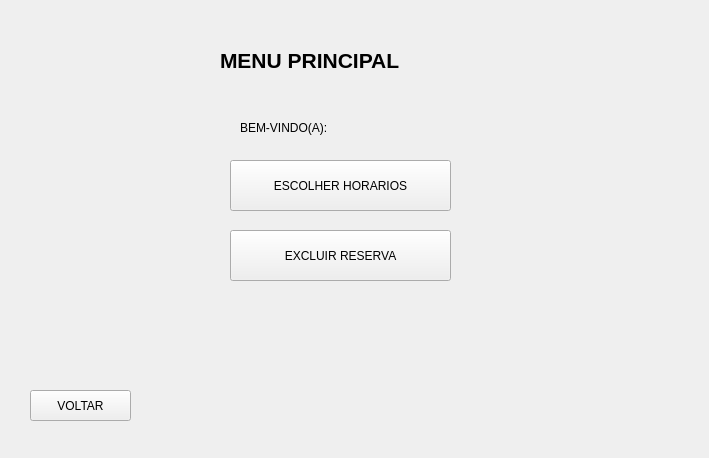
<?xml version="1.0" encoding="UTF-8"?>
<ui version="4.0">
 <class>MainWindow</class>
 <widget class="QMainWindow" name="MainWindow">
  <property name="geometry">
   <rect>
    <x>0</x>
    <y>0</y>
    <width>709</width>
    <height>458</height>
   </rect>
  </property>
  <property name="windowTitle">
   <string>MainWindow</string>
  </property>
  <widget class="QWidget" name="centralwidget">
   <widget class="QLabel" name="label">
    <property name="geometry">
     <rect>
      <x>220</x>
      <y>50</y>
      <width>351</width>
      <height>21</height>
     </rect>
    </property>
    <property name="font">
     <font>
      <pointsize>16</pointsize>
      <weight>75</weight>
      <bold>true</bold>
     </font>
    </property>
    <property name="text">
     <string>MENU PRINCIPAL</string>
    </property>
   </widget>
   <widget class="QPushButton" name="pushButton">
    <property name="geometry">
     <rect>
      <x>230</x>
      <y>160</y>
      <width>221</width>
      <height>51</height>
     </rect>
    </property>
    <property name="text">
     <string>ESCOLHER HORARIOS</string>
    </property>
   </widget>
   <widget class="QPushButton" name="pushButton_2">
    <property name="geometry">
     <rect>
      <x>230</x>
      <y>230</y>
      <width>221</width>
      <height>51</height>
     </rect>
    </property>
    <property name="text">
     <string>EXCLUIR RESERVA</string>
    </property>
   </widget>
   <widget class="QPushButton" name="pushButton_3">
    <property name="geometry">
     <rect>
      <x>30</x>
      <y>390</y>
      <width>101</width>
      <height>31</height>
     </rect>
    </property>
    <property name="text">
     <string>VOLTAR</string>
    </property>
   </widget>
   <widget class="QLabel" name="label_4">
    <property name="enabled">
     <bool>false</bool>
    </property>
    <property name="geometry">
     <rect>
      <x>330</x>
      <y>120</y>
      <width>171</width>
      <height>21</height>
     </rect>
    </property>
    <property name="text">
     <string/>
    </property>
   </widget>
   <widget class="QLabel" name="label_2">
    <property name="geometry">
     <rect>
      <x>240</x>
      <y>120</y>
      <width>91</width>
      <height>16</height>
     </rect>
    </property>
    <property name="text">
     <string>BEM-VINDO(A):</string>
    </property>
   </widget>
  </widget>
 </widget>
 <resources/>
 <connections/>
</ui>
